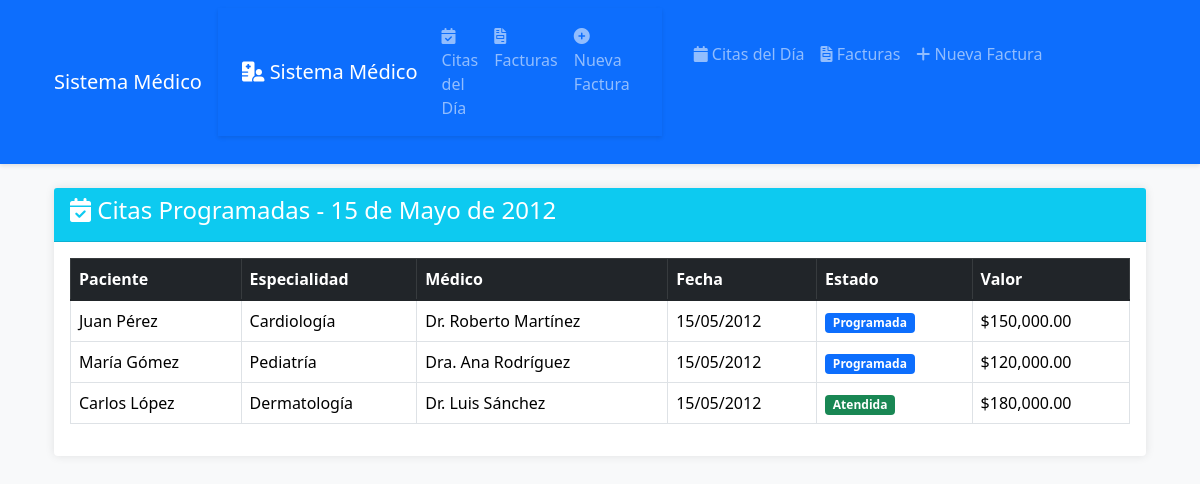
The page / on the database its author committed.
### tables this page shows
CREATE TABLE citas_medicas (
    id_cita INT PRIMARY KEY AUTO_INCREMENT,
    id_paciente INT NOT NULL,
    id_medico INT NOT NULL,
    fecha_cita DATE NOT NULL,
    hora_cita TIME NOT NULL,
    estado_cita ENUM('Programada', 'Atendida', 'Cancelada') DEFAULT 'Programada',
    valor_cita DECIMAL(10,2) NOT NULL,
    observaciones TEXT,
    FOREIGN KEY (id_paciente) REFERENCES pacientes(id_paciente) ON DELETE CASCADE,
    FOREIGN KEY (id_medico) REFERENCES medicos(id_medico) ON DELETE CASCADE,
    INDEX idx_fecha_cita (fecha_cita)
);

CREATE TABLE pacientes (
    id_paciente INT PRIMARY KEY AUTO_INCREMENT,
    nombre_paciente VARCHAR(100) NOT NULL,
    apellido_paciente VARCHAR(100) NOT NULL,
    documento VARCHAR(20) UNIQUE,
    telefono VARCHAR(20),
    email VARCHAR(100),
    direccion TEXT
);

CREATE TABLE medicos (
    id_medico INT PRIMARY KEY AUTO_INCREMENT,
    nombre_medico VARCHAR(100) NOT NULL,
    especialidad_consulta VARCHAR(100) NOT NULL,
    telefono VARCHAR(20),
    email VARCHAR(100)
);

### models/Cita.php (called while the page is built, shortened)
<?php
require_once 'config/database.php';
class Cita {
    private $conn;
    private $table = "citas_medicas";
    public function __construct() {
        $database = new Database();
        $this->conn = $database->getConnection();
    }
    public function getCitasPorFecha($fecha) {
        $query = "SELECT p.nombre_paciente, p.apellido_paciente,
                         m.especialidad_consulta, m.nombre_medico,
                         c.fecha_cita, c.estado_cita, c.valor_cita
                  FROM " . $this->table . " c
                  INNER JOIN pacientes p ON c.id_paciente = p.id_paciente
                  INNER JOIN medicos m ON c.id_medico = m.id_medico
                  WHERE c.fecha_cita = :fecha
                  ORDER BY c.hora_cita";
        $stmt = $this->conn->prepare($query);
        $stmt->bindParam(':fecha', $fecha);
        $stmt->execute();
        return $stmt->fetchAll(PDO::FETCH_ASSOC);
    }
}
?>

### config/database.php (called while the page is built, shortened)
<?php
class Database {
    private $host = "localhost";
    private $db_name = "desarrollo";
    private $username = "root";
    private $password = "";
    public function getConnection() {
        $this->conn = null;
        try {
            $this->conn = new PDO("mysql:host=" . $this->host . ";dbname=" . $this->db_name,
                                  $this->username, $this->password);
            $this->conn->setAttribute(PDO::ATTR_ERRMODE, PDO::ERRMODE_EXCEPTION);
            $this->conn->exec("set names utf8");
        } catch(PDOException $e) {
            echo "Error de conexión: " . $e->getMessage();
        }
        return $this->conn;
    }
}
?>

### controllers/CitaController.php (called while the page is built, shortened)
<?php
require_once 'models/Cita.php';
class CitaController {
    private $citaModel;
    public function __construct() {
        $this->citaModel = new Cita();
    }
    public function index() {
        $fecha = '2012-05-15';
        $citas = $this->citaModel->getCitasPorFecha($fecha);
        require_once __DIR__ . '/../views/layouts/main.php';
        require_once __DIR__ . '/../views/citas/index.php';
    }
}
?>

### views/citas/index.php (the view, shortened to what this page needs)
<div class="card">
    <div class="card-header bg-info text-white">
        <h4><i class="fas fa-calendar-check"></i> Citas Programadas - 15 de Mayo de 2012</h4>
    </div>
    <div class="card-body">
        <?php if(count($citas) > 0): ?>
            <div class="table-responsive">
                <table class="table table-bordered table-hover">
                    <thead class="table-dark">
                        <tr>
                            <th>Paciente</th>
                            <th>Especialidad</th>
                            <th>Médico</th>
                            <th>Fecha</th>
                            <th>Estado</th>
                            <th>Valor</th>
                        </tr>
                    </thead>
                    <tbody>
                        <?php foreach($citas as $cita): ?>
                        <tr>
                            <td><?php echo htmlspecialchars($cita['nombre_paciente'] . ' ' . $cita['apellido_paciente']); ?></td>
                            <td><?php echo htmlspecialchars($cita['especialidad_consulta']); ?></td>
                            <td><?php echo htmlspecialchars($cita['nombre_medico']); ?></td>
                            <td><?php echo date('d/m/Y', strtotime($cita['fecha_cita'])); ?></td>
                            <td>
                                <?php
                                $badge = '';
                                switch($cita['estado_cita']) {
                                    case 'Programada':
                                        $badge = 'bg-primary';
                                        break;
                                    case 'Atendida':
                                        $badge = 'bg-success';
                                        break;
                                }
                                ?>
                                <span class="badge <?php echo $badge; ?>"><?php echo $cita['estado_cita']; ?></span>
                            </td>
                            <td>$<?php echo number_format($cita['valor_cita'], 2); ?></td>
                        </tr>
                        <?php endforeach; ?>
                    </tbody>
                </table>
            </div>
        <?php else: ?>
            <div class="alert alert-warning">
                <i class="fas fa-exclamation-triangle"></i> No hay citas programadas para esta fecha.
            </div>
        <?php endif; ?>
    </div>
</div>

### index.php (shortened to what this page needs)
<?php
require_once 'config/database.php';
$controller = isset($_GET['controller']) ? $_GET['controller'] : 'cita';
$action = isset($_GET['action']) ? $_GET['action'] : 'index';
switch($controller) {
    case 'cita':
        require_once 'controllers/CitaController.php';
        $controllerObj = new CitaController();
        break;
}
if(method_exists($controllerObj, $action)) {
    $controllerObj->$action();
} else {
    die("Método no encontrado");
}
?>

### views/layouts/main.php (shortened to what this page needs)
<!DOCTYPE html>
<html lang="es">
<head>
    <link rel="stylesheet" href="assets/css/bootstrap.min.css">
    <link rel="stylesheet" href="https://cdnjs.cloudflare.com/ajax/libs/font-awesome/6.0.0/css/all.min.css">
</head>
<body>
    <nav class="navbar navbar-expand-lg navbar-dark bg-primary">
        <div class="container">
            <a class="navbar-brand" href="index.php">Sistema Médico</a>
            <!DOCTYPE html>
<html lang="es">
<head>
    <link href="https://cdn.jsdelivr.net/npm/bootstrap@5.1.3/dist/css/bootstrap.min.css" rel="stylesheet">
    <link rel="stylesheet" href="https://cdnjs.cloudflare.com/ajax/libs/font-awesome/6.0.0/css/all.min.css">
</head>
<body>
    <nav class="navbar navbar-expand-lg navbar-dark bg-primary">
        <div class="container">
            <a class="navbar-brand" href="index.php?controller=cita&action=index">
                <i class="fas fa-hospital-user"></i> Sistema Médico
            </a>
            <div class="collapse navbar-collapse" id="navbarNav">
                <ul class="navbar-nav">
                    <li class="nav-item">
                        <a class="nav-link" href="index.php?controller=cita&action=index">
                            <i class="fas fa-calendar-check"></i> Citas del Día
                        </a>
                    </li>
                    <li class="nav-item">
                        <a class="nav-link" href="index.php?controller=factura&action=index">
                            <i class="fas fa-file-invoice"></i> Facturas
                        </a>
                    </li>
                    <li class="nav-item">
                        <a class="nav-link" href="index.php?controller=factura&action=create">
                            <i class="fas fa-plus-circle"></i> Nueva Factura
                        </a>
                    </li>
                </ul>
            </div>
        </div>
    </nav>
    <div class="container content-wrapper mt-4">
            <div class="collapse navbar-collapse" id="navbarNav">
                <ul class="navbar-nav">
                    <li class="nav-item">
                        <a class="nav-link" href="index.php?controller=cita&action=index">
                            <i class="fas fa-calendar"></i> Citas del Día
                        </a>
                    </li>
                    <li class="nav-item">
                        <a class="nav-link" href="index.php?controller=factura&action=index">
                            <i class="fas fa-file-invoice"></i> Facturas
                        </a>
                    </li>
                    <li class="nav-item">
                        <a class="nav-link" href="index.php?controller=factura&action=create">
                            <i class="fas fa-plus"></i> Nueva Factura
                        </a>
                    </li>
                </ul>
            </div>
        </div>
    </nav>
    <div class="container mt-4">

### views/layouts/main.php (style rules this page uses)
body { background-color: #f8f9fa; padding-bottom: 60px; }
.navbar { box-shadow: 0 2px 4px rgba(0,0,0,0.1); margin-bottom: 20px; }
.card { box-shadow: 0 0 10px rgba(0,0,0,0.1); border: none; margin-bottom: 20px; }
.content-wrapper { margin-bottom: 80px; }
.table-responsive { overflow-x: auto; }

### rows shown on the page
citas_medicas: id_paciente.apellido_paciente "Juan Pérez", id_medico.especialidad_consulta "Cardiología", id_medico.nombre_medico "Dr. Roberto Martínez", fecha_cita "15/05/2012", estado_cita "Programada", valor_cita "150,000.00"
citas_medicas: id_paciente.apellido_paciente "María Gómez", id_medico.especialidad_consulta "Pediatría", id_medico.nombre_medico "Dra. Ana Rodríguez", fecha_cita "15/05/2012", estado_cita "Programada", valor_cita "120,000.00"
citas_medicas: id_paciente.apellido_paciente "Carlos López", id_medico.especialidad_consulta "Dermatología", id_medico.nombre_medico "Dr. Luis Sánchez", fecha_cita "15/05/2012", estado_cita "Atendida", valor_cita "180,000.00"
